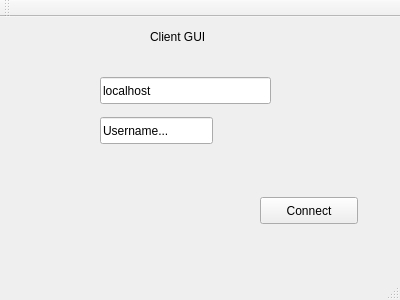
<?xml version="1.0" encoding="UTF-8"?>
<ui version="4.0">
 <class>Startup</class>
 <widget class="QMainWindow" name="Startup">
  <property name="geometry">
   <rect>
    <x>0</x>
    <y>0</y>
    <width>400</width>
    <height>300</height>
   </rect>
  </property>
  <property name="windowTitle">
   <string>Startup</string>
  </property>
  <widget class="QWidget" name="centralWidget">
   <widget class="QLabel" name="label">
    <property name="geometry">
     <rect>
      <x>150</x>
      <y>10</y>
      <width>71</width>
      <height>20</height>
     </rect>
    </property>
    <property name="text">
     <string>Client GUI</string>
    </property>
   </widget>
   <widget class="QLineEdit" name="IP_line">
    <property name="geometry">
     <rect>
      <x>100</x>
      <y>60</y>
      <width>171</width>
      <height>27</height>
     </rect>
    </property>
    <property name="text">
     <string>localhost</string>
    </property>
   </widget>
   <widget class="QPushButton" name="connect_Btn">
    <property name="geometry">
     <rect>
      <x>260</x>
      <y>180</y>
      <width>98</width>
      <height>27</height>
     </rect>
    </property>
    <property name="text">
     <string>Connect</string>
    </property>
   </widget>
   <widget class="QLineEdit" name="username_line">
    <property name="geometry">
     <rect>
      <x>100</x>
      <y>100</y>
      <width>113</width>
      <height>27</height>
     </rect>
    </property>
    <property name="text">
     <string>Username...</string>
    </property>
   </widget>
  </widget>
  <widget class="QMenuBar" name="menuBar">
   <property name="geometry">
    <rect>
     <x>0</x>
     <y>0</y>
     <width>400</width>
     <height>25</height>
    </rect>
   </property>
  </widget>
  <widget class="QToolBar" name="mainToolBar">
   <attribute name="toolBarArea">
    <enum>TopToolBarArea</enum>
   </attribute>
   <attribute name="toolBarBreak">
    <bool>false</bool>
   </attribute>
  </widget>
  <widget class="QStatusBar" name="statusBar"/>
 </widget>
 <layoutdefault spacing="6" margin="11"/>
 <resources/>
 <connections/>
</ui>
